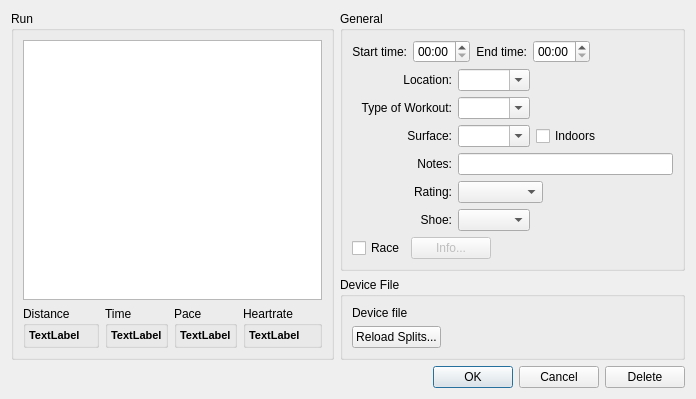
<?xml version="1.0" encoding="UTF-8"?>
<ui version="4.0">
 <class>RunEditor</class>
 <widget class="QDialog" name="RunEditor">
  <property name="geometry">
   <rect>
    <x>0</x>
    <y>0</y>
    <width>696</width>
    <height>394</height>
   </rect>
  </property>
  <property name="windowTitle">
   <string>Run Editor</string>
  </property>
  <property name="windowIcon">
   <iconset resource="../resources/icons.qrc">
    <normaloff>:/main/icons/runner32.xpm</normaloff>:/main/icons/runner32.xpm</iconset>
  </property>
  <property name="modal">
   <bool>false</bool>
  </property>
  <layout class="QGridLayout" name="gridLayoutthree">
   <item row="0" column="0" rowspan="2">
    <widget class="QGroupBox" name="groupBox_2">
     <property name="title">
      <string>Run</string>
     </property>
     <layout class="QGridLayout">
      <item row="0" column="0">
       <layout class="QVBoxLayout" name="_2">
        <item>
         <widget class="QTableView" name="inputTable">
          <property name="styleSheet">
           <string>QFrame { background:none}</string>
          </property>
          <property name="alternatingRowColors">
           <bool>true</bool>
          </property>
          <property name="showGrid">
           <bool>true</bool>
          </property>
          <property name="gridStyle">
           <enum>Qt::SolidLine</enum>
          </property>
          <property name="sortingEnabled">
           <bool>false</bool>
          </property>
         </widget>
        </item>
        <item>
         <layout class="QHBoxLayout" name="_4">
          <item>
           <widget class="QGroupBox" name="groupBox_3">
            <property name="title">
             <string>Distance</string>
            </property>
            <layout class="QGridLayout" name="_5">
             <property name="margin">
              <number>3</number>
             </property>
             <property name="spacing">
              <number>3</number>
             </property>
             <item row="0" column="0">
              <widget class="QLabel" name="distanceLabel">
               <property name="styleSheet">
                <string>QLabel{font:bold;font-size:14px}
QFrame { background:none}
</string>
               </property>
               <property name="text">
                <string>&lt;html&gt;&lt;head&gt;&lt;meta name=&quot;qrichtext&quot; content=&quot;1&quot; /&gt;&lt;style type=&quot;text/css&quot;&gt;
p, li { white-space: pre-wrap; }
&lt;/style&gt;&lt;/head&gt;&lt;body style=&quot; font-family:'MS Shell Dlg 2'; font-size:7.8pt; font-weight:400; font-style:normal;&quot;&gt;
&lt;p style=&quot; margin-top:0px; margin-bottom:0px; margin-left:0px; margin-right:0px; -qt-block-indent:0; text-indent:0px;&quot;&gt;&lt;span style=&quot; font-size:8pt; font-weight:600;&quot;&gt;TextLabel&lt;/span&gt;&lt;/p&gt;&lt;/body&gt;&lt;/html&gt;</string>
               </property>
               <property name="textFormat">
                <enum>Qt::RichText</enum>
               </property>
              </widget>
             </item>
            </layout>
           </widget>
          </item>
          <item>
           <widget class="QGroupBox" name="groupBox_4">
            <property name="title">
             <string>Time</string>
            </property>
            <layout class="QGridLayout" name="_6">
             <property name="margin">
              <number>3</number>
             </property>
             <property name="spacing">
              <number>3</number>
             </property>
             <item row="0" column="0">
              <widget class="QLabel" name="timeLabel">
               <property name="styleSheet">
                <string>QLabel{font:bold;font-size:14px}
QFrame { background:none}</string>
               </property>
               <property name="text">
                <string>&lt;html&gt;&lt;head&gt;&lt;meta name=&quot;qrichtext&quot; content=&quot;1&quot; /&gt;&lt;style type=&quot;text/css&quot;&gt;
p, li { white-space: pre-wrap; }
&lt;/style&gt;&lt;/head&gt;&lt;body style=&quot; font-family:'MS Shell Dlg 2'; font-size:7.8pt; font-weight:400; font-style:normal;&quot;&gt;
&lt;p style=&quot; margin-top:0px; margin-bottom:0px; margin-left:0px; margin-right:0px; -qt-block-indent:0; text-indent:0px;&quot;&gt;&lt;span style=&quot; font-size:8pt; font-weight:600;&quot;&gt;TextLabel&lt;/span&gt;&lt;/p&gt;&lt;/body&gt;&lt;/html&gt;</string>
               </property>
              </widget>
             </item>
            </layout>
           </widget>
          </item>
          <item>
           <widget class="QGroupBox" name="groupBox_5">
            <property name="title">
             <string>Pace</string>
            </property>
            <layout class="QGridLayout" name="_7">
             <property name="margin">
              <number>3</number>
             </property>
             <property name="spacing">
              <number>3</number>
             </property>
             <item row="0" column="0">
              <widget class="QLabel" name="paceLabel">
               <property name="styleSheet">
                <string>QLabel{font:bold;font-size:14px}
QFrame { background:none}</string>
               </property>
               <property name="text">
                <string>&lt;html&gt;&lt;head&gt;&lt;meta name=&quot;qrichtext&quot; content=&quot;1&quot; /&gt;&lt;style type=&quot;text/css&quot;&gt;
p, li { white-space: pre-wrap; }
&lt;/style&gt;&lt;/head&gt;&lt;body style=&quot; font-family:'MS Shell Dlg 2'; font-size:7.8pt; font-weight:400; font-style:normal;&quot;&gt;
&lt;p style=&quot; margin-top:0px; margin-bottom:0px; margin-left:0px; margin-right:0px; -qt-block-indent:0; text-indent:0px;&quot;&gt;&lt;span style=&quot; font-size:8pt; font-weight:600;&quot;&gt;TextLabel&lt;/span&gt;&lt;/p&gt;&lt;/body&gt;&lt;/html&gt;</string>
               </property>
              </widget>
             </item>
            </layout>
           </widget>
          </item>
          <item>
           <widget class="QGroupBox" name="groupBox_6">
            <property name="title">
             <string>Heartrate</string>
            </property>
            <layout class="QGridLayout" name="_8">
             <property name="margin">
              <number>3</number>
             </property>
             <property name="spacing">
              <number>3</number>
             </property>
             <item row="0" column="0">
              <widget class="QLabel" name="hrLabel">
               <property name="styleSheet">
                <string>QLabel{font:bold;font-size:14px}
QFrame { background:none}</string>
               </property>
               <property name="text">
                <string>&lt;html&gt;&lt;head&gt;&lt;meta name=&quot;qrichtext&quot; content=&quot;1&quot; /&gt;&lt;style type=&quot;text/css&quot;&gt;
p, li { white-space: pre-wrap; }
&lt;/style&gt;&lt;/head&gt;&lt;body style=&quot; font-family:'MS Shell Dlg 2'; font-size:7.8pt; font-weight:400; font-style:normal;&quot;&gt;
&lt;p style=&quot; margin-top:0px; margin-bottom:0px; margin-left:0px; margin-right:0px; -qt-block-indent:0; text-indent:0px;&quot;&gt;&lt;span style=&quot; font-size:8pt; font-weight:600;&quot;&gt;TextLabel&lt;/span&gt;&lt;/p&gt;&lt;/body&gt;&lt;/html&gt;</string>
               </property>
              </widget>
             </item>
            </layout>
           </widget>
          </item>
         </layout>
        </item>
       </layout>
      </item>
     </layout>
    </widget>
   </item>
   <item row="0" column="1">
    <widget class="QGroupBox" name="groupBox">
     <property name="title">
      <string>General</string>
     </property>
     <property name="alignment">
      <set>Qt::AlignLeading</set>
     </property>
     <layout class="QGridLayout" name="gridLayout_1">
      <item row="0" column="0">
       <layout class="QHBoxLayout" name="_15">
        <property name="spacing">
         <number>6</number>
        </property>
        <property name="margin">
         <number>0</number>
        </property>
        <item>
         <widget class="QLabel" name="labelStartTime">
          <property name="styleSheet">
           <string>QFrame { background:none}</string>
          </property>
          <property name="text">
           <string>Start time:</string>
          </property>
          <property name="alignment">
           <set>Qt::AlignRight|Qt::AlignTrailing|Qt::AlignVCenter</set>
          </property>
          <property name="wordWrap">
           <bool>false</bool>
          </property>
         </widget>
        </item>
        <item>
         <widget class="QTimeEdit" name="startTimeEdit">
          <property name="displayFormat">
           <string>HH:mm</string>
          </property>
         </widget>
        </item>
        <item>
         <widget class="QLabel" name="labelEndTime">
          <property name="styleSheet">
           <string>QFrame { background:none}</string>
          </property>
          <property name="text">
           <string>End time:</string>
          </property>
          <property name="alignment">
           <set>Qt::AlignRight|Qt::AlignTrailing|Qt::AlignVCenter</set>
          </property>
          <property name="wordWrap">
           <bool>false</bool>
          </property>
         </widget>
        </item>
        <item>
         <widget class="QTimeEdit" name="endTimeEdit">
          <property name="displayFormat">
           <string>HH:mm</string>
          </property>
         </widget>
        </item>
        <item>
         <spacer>
          <property name="orientation">
           <enum>Qt::Horizontal</enum>
          </property>
          <property name="sizeHint" stdset="0">
           <size>
            <width>40</width>
            <height>20</height>
           </size>
          </property>
         </spacer>
        </item>
       </layout>
      </item>
      <item row="1" column="0">
       <layout class="QHBoxLayout" name="_10">
        <item>
         <widget class="QLabel" name="label">
          <property name="minimumSize">
           <size>
            <width>100</width>
            <height>0</height>
           </size>
          </property>
          <property name="maximumSize">
           <size>
            <width>100</width>
            <height>16777215</height>
           </size>
          </property>
          <property name="styleSheet">
           <string>QFrame { background:none}</string>
          </property>
          <property name="text">
           <string>Location:</string>
          </property>
          <property name="alignment">
           <set>Qt::AlignRight|Qt::AlignTrailing|Qt::AlignVCenter</set>
          </property>
         </widget>
        </item>
        <item>
         <widget class="QComboBox" name="locationComboBox">
          <property name="styleSheet">
           <string>QFrame { background:none}</string>
          </property>
          <property name="editable">
           <bool>true</bool>
          </property>
          <property name="maxVisibleItems">
           <number>20</number>
          </property>
          <property name="insertPolicy">
           <enum>QComboBox::InsertAlphabetically</enum>
          </property>
         </widget>
        </item>
        <item>
         <spacer>
          <property name="orientation">
           <enum>Qt::Horizontal</enum>
          </property>
          <property name="sizeHint" stdset="0">
           <size>
            <width>40</width>
            <height>20</height>
           </size>
          </property>
         </spacer>
        </item>
       </layout>
      </item>
      <item row="2" column="0">
       <layout class="QHBoxLayout" name="_11">
        <item>
         <widget class="QLabel" name="label_3">
          <property name="minimumSize">
           <size>
            <width>100</width>
            <height>0</height>
           </size>
          </property>
          <property name="maximumSize">
           <size>
            <width>100</width>
            <height>16777215</height>
           </size>
          </property>
          <property name="styleSheet">
           <string>QFrame { background:none}</string>
          </property>
          <property name="text">
           <string>Type of Workout:</string>
          </property>
          <property name="alignment">
           <set>Qt::AlignRight|Qt::AlignTrailing|Qt::AlignVCenter</set>
          </property>
         </widget>
        </item>
        <item>
         <widget class="QComboBox" name="runTypesComboBox">
          <property name="styleSheet">
           <string>QFrame { background:none}</string>
          </property>
          <property name="editable">
           <bool>true</bool>
          </property>
          <property name="insertPolicy">
           <enum>QComboBox::InsertAlphabetically</enum>
          </property>
         </widget>
        </item>
        <item>
         <spacer>
          <property name="orientation">
           <enum>Qt::Horizontal</enum>
          </property>
          <property name="sizeHint" stdset="0">
           <size>
            <width>40</width>
            <height>20</height>
           </size>
          </property>
         </spacer>
        </item>
       </layout>
      </item>
      <item row="3" column="0">
       <layout class="QHBoxLayout" name="_12">
        <item>
         <widget class="QLabel" name="label_2">
          <property name="minimumSize">
           <size>
            <width>100</width>
            <height>0</height>
           </size>
          </property>
          <property name="maximumSize">
           <size>
            <width>100</width>
            <height>16777215</height>
           </size>
          </property>
          <property name="styleSheet">
           <string>QFrame { background:none}</string>
          </property>
          <property name="text">
           <string>Surface:</string>
          </property>
          <property name="alignment">
           <set>Qt::AlignRight|Qt::AlignTrailing|Qt::AlignVCenter</set>
          </property>
         </widget>
        </item>
        <item>
         <widget class="QComboBox" name="surfaceComboBox">
          <property name="styleSheet">
           <string>QFrame { background:none}</string>
          </property>
          <property name="editable">
           <bool>true</bool>
          </property>
          <property name="insertPolicy">
           <enum>QComboBox::InsertAlphabetically</enum>
          </property>
         </widget>
        </item>
        <item>
         <widget class="QCheckBox" name="indoorsCheckBox">
          <property name="text">
           <string>Indoors</string>
          </property>
         </widget>
        </item>
        <item>
         <spacer>
          <property name="orientation">
           <enum>Qt::Horizontal</enum>
          </property>
          <property name="sizeHint" stdset="0">
           <size>
            <width>40</width>
            <height>20</height>
           </size>
          </property>
         </spacer>
        </item>
       </layout>
      </item>
      <item row="4" column="0">
       <layout class="QHBoxLayout" name="horizontalLayout_3">
        <item>
         <widget class="QLabel" name="label_4">
          <property name="minimumSize">
           <size>
            <width>100</width>
            <height>0</height>
           </size>
          </property>
          <property name="maximumSize">
           <size>
            <width>100</width>
            <height>16777215</height>
           </size>
          </property>
          <property name="styleSheet">
           <string>QFrame { background:none}</string>
          </property>
          <property name="text">
           <string>Notes:</string>
          </property>
          <property name="alignment">
           <set>Qt::AlignRight|Qt::AlignTrailing|Qt::AlignVCenter</set>
          </property>
         </widget>
        </item>
        <item>
         <widget class="QLineEdit" name="commentLineEdit"/>
        </item>
       </layout>
      </item>
      <item row="5" column="0">
       <layout class="QHBoxLayout" name="horizontalLayout_2">
        <item>
         <widget class="QLabel" name="label_5">
          <property name="minimumSize">
           <size>
            <width>100</width>
            <height>0</height>
           </size>
          </property>
          <property name="styleSheet">
           <string>QFrame { background:none}</string>
          </property>
          <property name="text">
           <string>Rating:</string>
          </property>
          <property name="alignment">
           <set>Qt::AlignRight|Qt::AlignTrailing|Qt::AlignVCenter</set>
          </property>
         </widget>
        </item>
        <item>
         <widget class="QComboBox" name="ratingComboBox">
          <property name="styleSheet">
           <string>QFrame { background:none}</string>
          </property>
          <item>
           <property name="text">
            <string/>
           </property>
          </item>
          <item>
           <property name="text">
            <string>Bad</string>
           </property>
          </item>
          <item>
           <property name="text">
            <string>Fair</string>
           </property>
          </item>
          <item>
           <property name="text">
            <string>Good</string>
           </property>
          </item>
          <item>
           <property name="text">
            <string>Very good</string>
           </property>
          </item>
          <item>
           <property name="text">
            <string>Excellent</string>
           </property>
          </item>
         </widget>
        </item>
        <item>
         <spacer name="horizontalSpacer">
          <property name="orientation">
           <enum>Qt::Horizontal</enum>
          </property>
          <property name="sizeHint" stdset="0">
           <size>
            <width>40</width>
            <height>20</height>
           </size>
          </property>
         </spacer>
        </item>
       </layout>
      </item>
      <item row="6" column="0">
       <layout class="QHBoxLayout" name="_14">
        <item>
         <widget class="QLabel" name="label_6">
          <property name="minimumSize">
           <size>
            <width>100</width>
            <height>0</height>
           </size>
          </property>
          <property name="maximumSize">
           <size>
            <width>100</width>
            <height>16777215</height>
           </size>
          </property>
          <property name="styleSheet">
           <string>QFrame { background:none}</string>
          </property>
          <property name="text">
           <string>Shoe:</string>
          </property>
          <property name="alignment">
           <set>Qt::AlignRight|Qt::AlignTrailing|Qt::AlignVCenter</set>
          </property>
         </widget>
        </item>
        <item>
         <widget class="QComboBox" name="shoeComboBox">
          <property name="styleSheet">
           <string>QFrame { background:none}</string>
          </property>
          <property name="insertPolicy">
           <enum>QComboBox::InsertAlphabetically</enum>
          </property>
         </widget>
        </item>
        <item>
         <spacer>
          <property name="orientation">
           <enum>Qt::Horizontal</enum>
          </property>
          <property name="sizeHint" stdset="0">
           <size>
            <width>40</width>
            <height>20</height>
           </size>
          </property>
         </spacer>
        </item>
       </layout>
      </item>
      <item row="7" column="0">
       <layout class="QHBoxLayout" name="_3">
        <item>
         <widget class="QCheckBox" name="raceCheckBox">
          <property name="minimumSize">
           <size>
            <width>0</width>
            <height>0</height>
           </size>
          </property>
          <property name="text">
           <string>Race</string>
          </property>
         </widget>
        </item>
        <item>
         <widget class="QPushButton" name="raceInfoButton">
          <property name="enabled">
           <bool>false</bool>
          </property>
          <property name="text">
           <string>Info...</string>
          </property>
         </widget>
        </item>
        <item>
         <spacer>
          <property name="orientation">
           <enum>Qt::Horizontal</enum>
          </property>
          <property name="sizeHint" stdset="0">
           <size>
            <width>40</width>
            <height>20</height>
           </size>
          </property>
         </spacer>
        </item>
       </layout>
      </item>
     </layout>
    </widget>
   </item>
   <item row="1" column="1">
    <widget class="QGroupBox" name="groupBox_7">
     <property name="title">
      <string>Device File</string>
     </property>
     <layout class="QGridLayout" name="gridLayout_2">
      <item row="0" column="0" colspan="2">
       <widget class="QLabel" name="deviceFileLabel">
        <property name="text">
         <string>Device file</string>
        </property>
       </widget>
      </item>
      <item row="1" column="0">
       <widget class="QPushButton" name="reloadButton">
        <property name="text">
         <string>Reload Splits...</string>
        </property>
       </widget>
      </item>
      <item row="1" column="1">
       <spacer name="horizontalSpacer_2">
        <property name="orientation">
         <enum>Qt::Horizontal</enum>
        </property>
        <property name="sizeHint" stdset="0">
         <size>
          <width>226</width>
          <height>20</height>
         </size>
        </property>
       </spacer>
      </item>
      <item row="2" column="0">
       <spacer name="verticalSpacer">
        <property name="orientation">
         <enum>Qt::Vertical</enum>
        </property>
        <property name="sizeHint" stdset="0">
         <size>
          <width>20</width>
          <height>40</height>
         </size>
        </property>
       </spacer>
      </item>
     </layout>
    </widget>
   </item>
   <item row="2" column="1">
    <layout class="QHBoxLayout" name="horizontalLayout">
     <item>
      <widget class="QDialogButtonBox" name="buttonBox">
       <property name="orientation">
        <enum>Qt::Horizontal</enum>
       </property>
       <property name="standardButtons">
        <set>QDialogButtonBox::Cancel|QDialogButtonBox::Ok</set>
       </property>
       <property name="centerButtons">
        <bool>false</bool>
       </property>
      </widget>
     </item>
     <item>
      <widget class="QPushButton" name="deleteButton">
       <property name="text">
        <string>Delete</string>
       </property>
      </widget>
     </item>
    </layout>
   </item>
  </layout>
 </widget>
 <resources>
  <include location="../resources/icons.qrc"/>
 </resources>
 <connections>
  <connection>
   <sender>buttonBox</sender>
   <signal>accepted()</signal>
   <receiver>RunEditor</receiver>
   <slot>accept()</slot>
   <hints>
    <hint type="sourcelabel">
     <x>389</x>
     <y>460</y>
    </hint>
    <hint type="destinationlabel">
     <x>530</x>
     <y>62</y>
    </hint>
   </hints>
  </connection>
  <connection>
   <sender>buttonBox</sender>
   <signal>rejected()</signal>
   <receiver>RunEditor</receiver>
   <slot>reject()</slot>
   <hints>
    <hint type="sourcelabel">
     <x>343</x>
     <y>459</y>
    </hint>
    <hint type="destinationlabel">
     <x>530</x>
     <y>383</y>
    </hint>
   </hints>
  </connection>
 </connections>
</ui>
